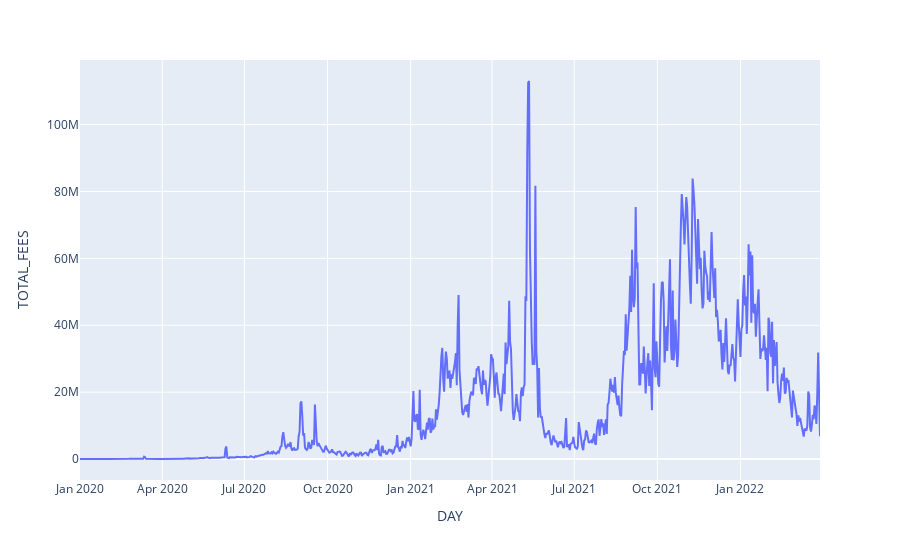

Notebook code for this chart:
### Code cell
fig = px.line(
    df, 
    x = "DAY",
    y = "TOTAL_FEES"
)
fig.show()

### Figure 1 — Plotly figure (JSON) as saved in the notebook; plotly's stock layout.template omitted (floating-point values rounded to 4 significant figures; data arrays with more than 128 entries replaced by an {"elided": "..."} marker saying what was removed)
{"data": [{"hovertemplate": "DAY=%{x}<br>TOTAL_FEES=%{y}<extra></extra>", "legendgroup": "", "line": {"color": "#636efa", "dash": "solid"}, "marker": {"symbol": "circle"}, "mode": "lines", "name": "", "orientation": "v", "showlegend": false, "type": "scatter", "x": {"elided": "820 str values"}, "xaxis": "x", "y": {"elided": "820 float values"}, "yaxis": "y"}], "layout": {"autosize": true, "legend": {"tracegroupgap": 0}, "margin": {"t": 60}, "xaxis": {"anchor": "y", "autorange": true, "domain": [0, 1], "range": ["2020-01-01", "2022-03-30"], "title": {"text": "DAY"}, "type": "date"}, "yaxis": {"anchor": "x", "autorange": true, "domain": [0, 1], "range": [-6246000.0, 119300000.0], "title": {"text": "TOTAL_FEES"}, "type": "linear"}}}
